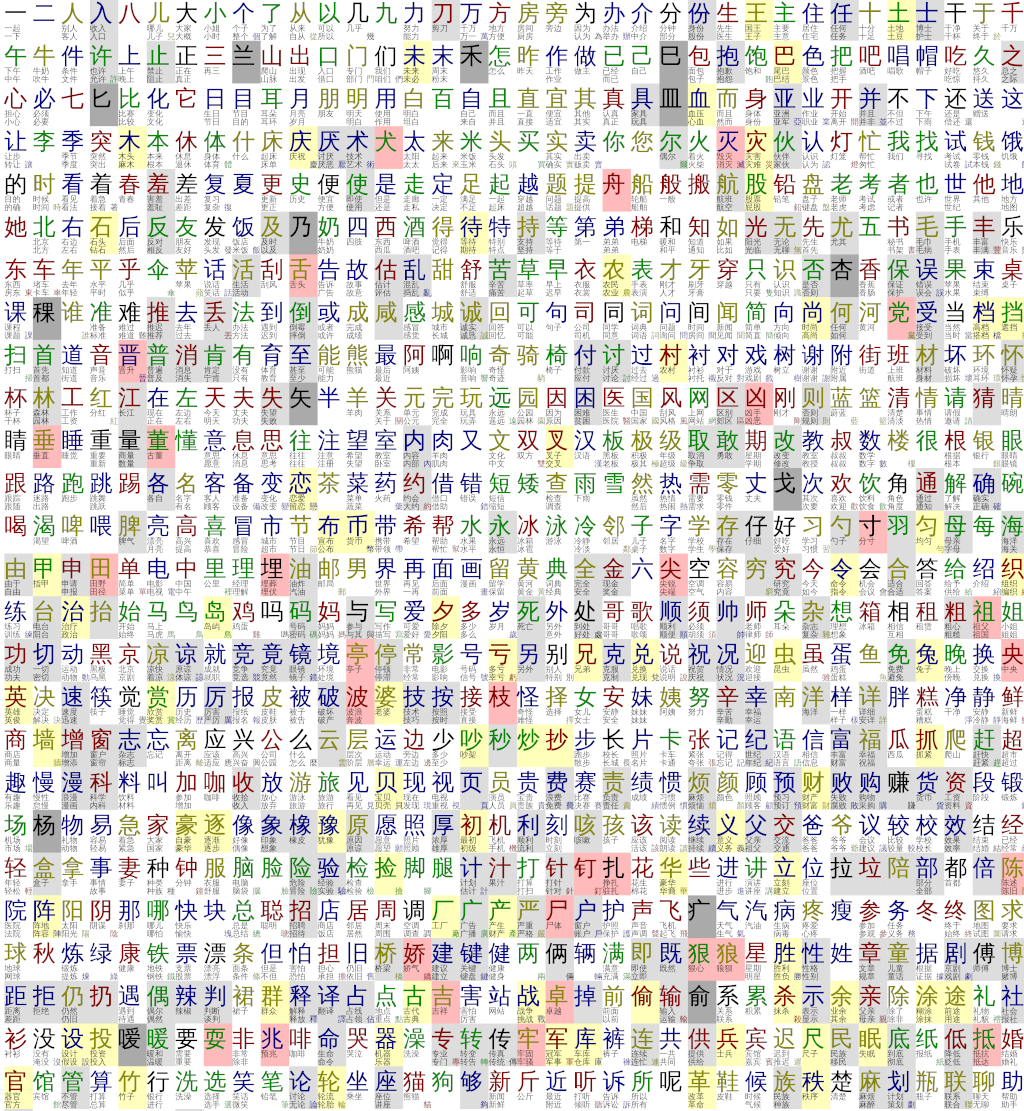

This chart was generated by the following Python code:
#!/usr/bin/env python3

import sys
import svgwrite

data = []

try:
    MAXLEVEL = int(sys.argv[2])
except:
    MAXLEVEL = 3

try:
    MINLEVEL = int(sys.argv[3])
except:
    MINLEVEL  = 1







hskdata = {}
for level in range(1,7):
    with open("HSK Official With Definitions 2012 L" + str(level) + " freqorder.txt",'r',encoding='utf-8') as f:
        for line in f:
            fields = line.split("\t")
            tones = [ int(c) for c in fields[2] if c.isnumeric() ]
            if len(tones) != len(fields[0]):
                tones = len(fields[0]) * [0]
            for hanzi, tone in zip(fields[0],tones):
                if hanzi not in hskdata or hskdata[hanzi]['tone'] in (0,5):
                    hskdata[hanzi] =  {"tone": tone, "level": level, "words": [fields[0]] }
                else:
                    hskdata[hanzi]['words'].append(fields[0])





def hanzigrid(**kwargs):
    COLS = kwargs['columns']
    WORDS = kwargs['words']
    CELLWIDTH = kwargs['cellwidth']
    if WORDS:
        CELLHEIGHT = CELLWIDTH + CELLWIDTH / 2
    else:
        CELLHEIGHT = CELLWIDTH
    TONECOLOR = {
        0: "#000", #used for unknown/ambiguous tones (multiple readings)
        1: "#800",
        2: "#880",
        3: "#080",
        4: "#008",
        5: "#000",
    }
    FONT = kwargs['font']


    data = []
    seen = set()
    for filename in kwargs['inputfiles']:
        with open(filename,'r',encoding='utf-8') as f:
            for line in f:
                for hanzi in line.strip().split("\t"):
                    if hanzi.strip():
                        hanzi = hanzi.strip()
                        if hanzi in seen:
                            #duplicate
                            continue
                        if hanzi in hskdata:
                            data.append( {"hanzi": hanzi,  "tone": hskdata[hanzi]["tone"], "level": hskdata[hanzi]["level"] } )
                        else:
                            data.append( {"hanzi": hanzi,  "tone": 0, "level": 0 } )
                        seen.add(hanzi)

    for hanzi, item in hskdata.items():
        if hanzi not in seen:
            print("NOTICE: hanzi in HSK " + str(item["level"]) + " but not in confusibles (this is no problem): ", hanzi,file=sys.stderr)

    eof = False
    c = svgwrite.Drawing(filename="hanzi.svg", profile="tiny")
    row = 0
    while True:
        row += 1
        #c.add(c.line(start=(0,row * CELLHEIGHT),end=(COLS*CELLWIDTH, row * CELLHEIGHT), stroke=GRIDCOLOR))
        begin = (row-1) * COLS
        end = begin + COLS
        print(begin, end,file=sys.stderr)
        for col, index in enumerate(range(begin, end)):
            item = data[index]
            print(item,file=sys.stderr)


            fontsize = (CELLWIDTH * 0.8)
            x = col * CELLWIDTH + (0.25*fontsize)
            y = row * CELLHEIGHT -  (CELLHEIGHT-CELLWIDTH) - (0.25*fontsize)

            color = TONECOLOR[item["tone"]]
            if item["level"] == 0:
                c.add(c.rect(insert=(x,(row-1)*CELLHEIGHT), size=(CELLWIDTH,CELLHEIGHT), fill="#aaa"))
            if item["level"] == 6:
                c.add(c.rect(insert=(x,(row-1)*CELLHEIGHT), size=(CELLWIDTH,CELLHEIGHT), fill="#fbb"))
            if item["level"] == 5:
                c.add(c.rect(insert=(x,(row-1)*CELLHEIGHT), size=(CELLWIDTH,CELLHEIGHT), fill="#ffb"))
            if item["level"] == 4:
                c.add(c.rect(insert=(x,(row-1)*CELLHEIGHT), size=(CELLWIDTH,CELLHEIGHT), fill="#ddd"))
            hanzi = item["hanzi"]
            c.add(c.text(hanzi, insert=(x,y), font_family=FONT,font_size=fontsize, fill=color, stroke=color,stroke_width=1))
            if WORDS and hanzi in hskdata and hskdata[hanzi]["words"]:
                subfontsize = fontsize / 2.8
                for i, word in enumerate([ w for w in hskdata[hanzi]["words"] if len(w) > 1 and len(w) <= 3 ]):
                    print(word,file=sys.stderr)
                    c.add(c.text(word, insert=(x,y+subfontsize*0.25+(subfontsize*(i+1))), font_family=FONT,font_size=subfontsize, fill="#333", stroke="#000",stroke_width=0,font_weight="normal"))
                    if i == 1: break


            if index == len(data)-1:
                eof = True
                break
        if eof:
            break

    c.save()


if __name__ == '__main__':
    import argparse
    parser = argparse.ArgumentParser(description="Create a hanzi learning grid", formatter_class=argparse.ArgumentDefaultsHelpFormatter)
    parser.add_argument('--font', type=str,help="The font", action='store',default="sans")
    parser.add_argument('--cellwidth',type=int,help="The width of a cell in pixels (determines resolution)", action='store',default=128)
    parser.add_argument('--columns',type=int,help="Number of columns", action='store',default=15)
    parser.add_argument('-w','--words',help="Add example words from HSK", action='store_true',default=True)
    parser.add_argument('inputfiles', nargs='+', help='A file with hanzi')
    args = parser.parse_args()
    #args.storeconst, args.dataset, args.num, args.bar
    hanzigrid(**args.__dict__)




